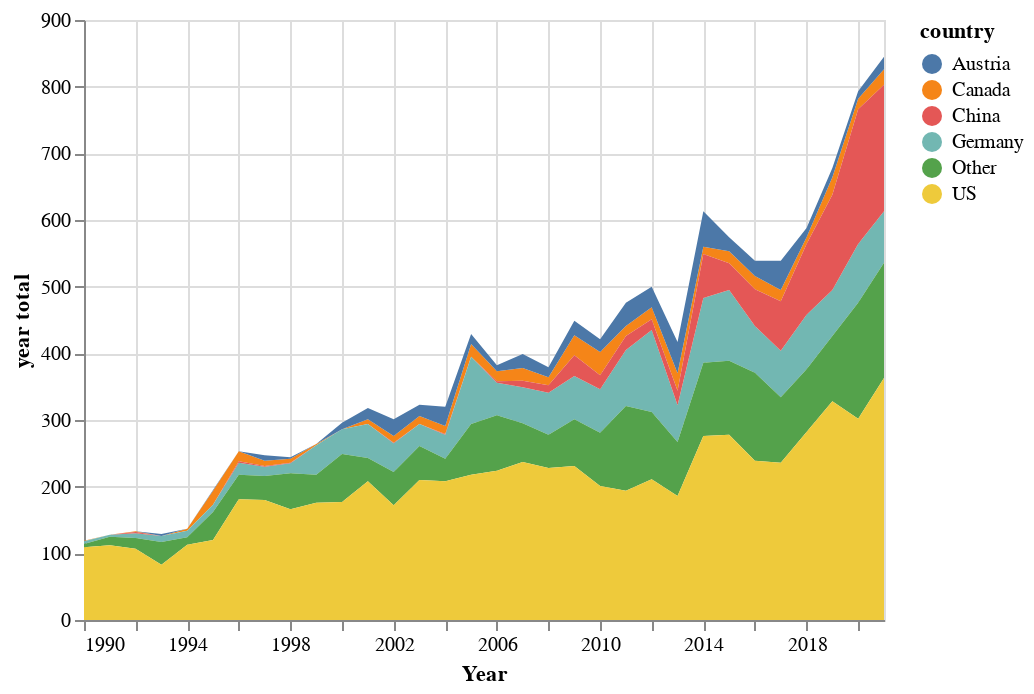

Source (notebook cell):
### Code cell
source = cntry_ts_prop_df

chart1 = alt.Chart(source).mark_area().encode(
    x="Year:T",
    y="year total:Q",
    color="country:N"
)

chart1

### Figure 1 — Vega-Lite specification as saved in the notebook (floating-point values rounded to 4 significant figures; data arrays with more than 128 entries replaced by an {"elided": "..."} marker saying what was removed)
{"config": {"view": {"continuousWidth": 400, "continuousHeight": 300}}, "data": {"name": "data-51e9fdf4f0940054a45df193d9fd1d61"}, "mark": "area", "encoding": {"color": {"field": "country", "type": "nominal"}, "x": {"field": "Year", "type": "temporal"}, "y": {"field": "year total", "type": "quantitative"}}, "$schema": "https://vega.github.io/schema/vega-lite/v4.17.0.json", "datasets": {"data-51e9fdf4f0940054a45df193d9fd1d61": {"elided": "173 records"}}}
